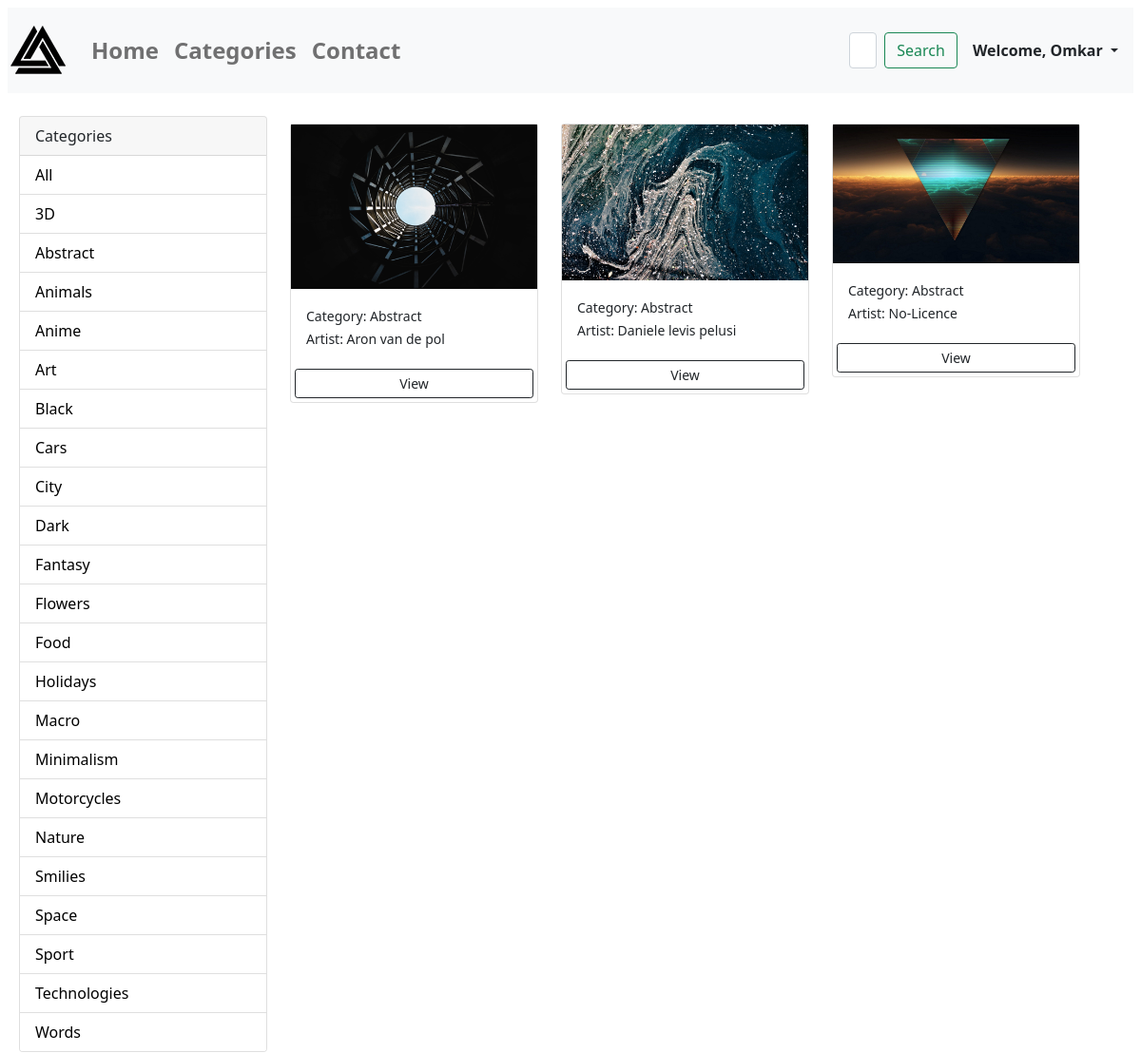
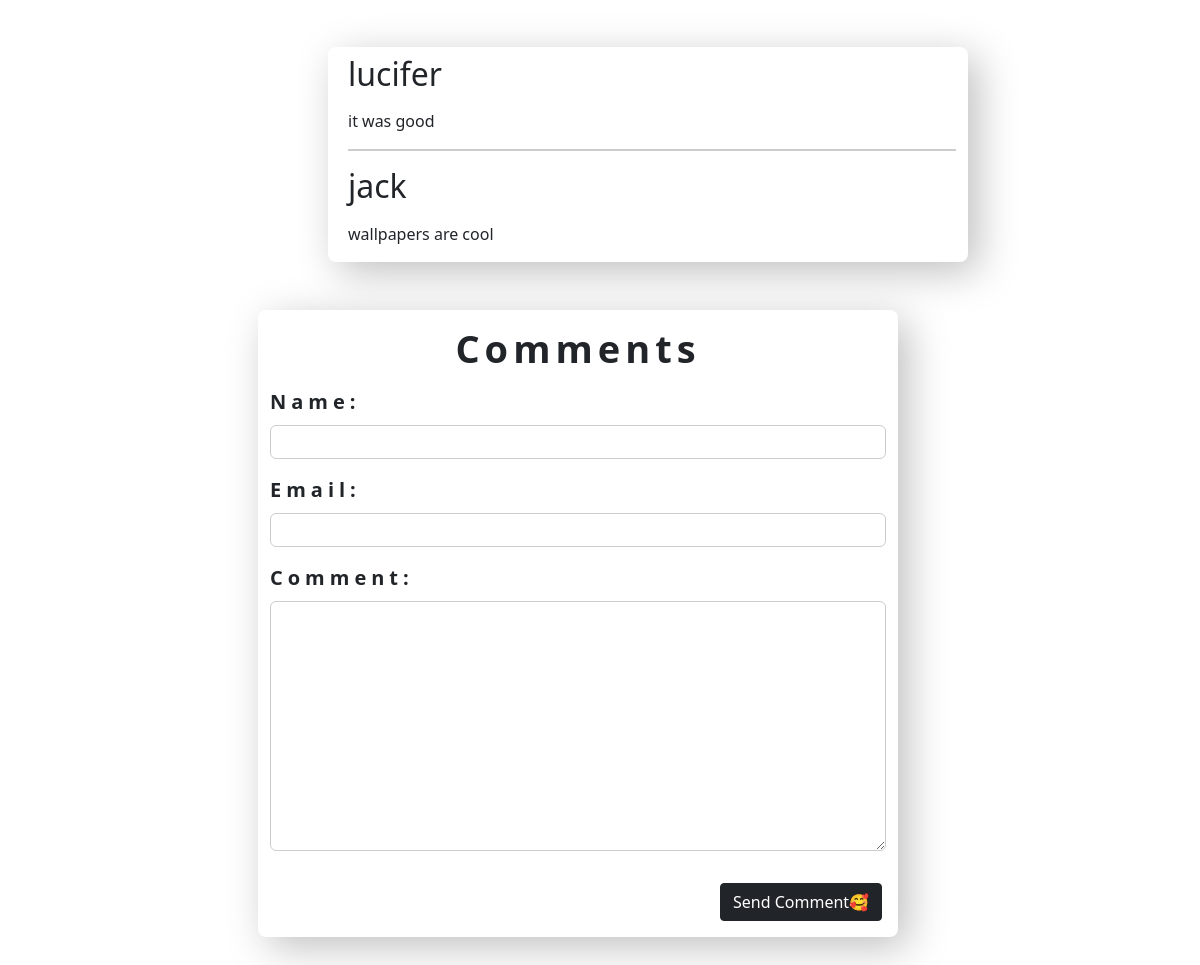
The app's page /all-categories/?category=Abstract (signed in) with its own data (2 pictures, top to bottom).
### wallpapers/models.py (models this page shows, shortened)
class Category(models.Model):
    name = models.CharField(max_length=30, null=False)
    class Meta:
        verbose_name_plural = "Category"

class Wallpapers(models.Model):
    category = models.ForeignKey(
        Category, on_delete=models.SET_NULL, null=True, blank=True)
    title = models.CharField(max_length=100)
    image = models.ImageField(upload_to="wallpapers", null=True)
    date = models.DateField(auto_now=True)
    slug = models.SlugField(unique=True, db_index=True)
    author = models.CharField(max_length=40)
    tags = models.ManyToManyField(Tag)
    favourites = models.ManyToManyField(
        User, related_name="favourite", default=None, blank=True)
    likes = models.ManyToManyField(User, default=None)
    class Meta:
        verbose_name_plural = "Wallpapers"

class Comments(models.Model):
    user_name = models.CharField(max_length=80)
    user_email = models.EmailField()
    text = models.TextField(max_length=400)
    class Meta:
        verbose_name_plural = "Comments"

### wallpapers/views.py (the view, shortened to what this page needs)
# urls.py: path('all-categories/', views.AllCategories.as_view(), name="start_page"),
@method_decorator(login_required, name="dispatch")
class AllCategories(View):
    def get(self, request):
        categories = Category.objects.all()
        wallpapers = Wallpapers.objects.all()
        category = request.GET.get('category')
        if category == None:
            wallpapers = Wallpapers.objects.all().order_by("-date")[1:]
        else:
            wallpapers = Wallpapers.objects.filter(
                category__name=category).order_by("-date")
        context = {"categories": categories, "wallpapers": wallpapers,
                   "comment_form": CommentForm(), "comments": Comments.objects.all().order_by("-id")}
        return render(request, "wallpapers/all_categories.html", context)

### wallpapers/forms.py
class CommentForm(forms.ModelForm):
    class Meta:
        model = Comments
        fields = ["user_name", "user_email", "text"]
        labels = {
            "user_name": "Name",
            "user_email": "Email",
            "text": "Comment"
        }

### wallpapers/templates/wallpapers/all_categories.html (shortened to what this page needs)
{% extends 'base.html' %}
{% load static %}
{% block content %}
<body class="m-2 ">
  <div class="container m-0 my-4 ">
      <div class="row ">
        <div class="col-md-3">
          <div class="card">
          <div class="card-header">
            Categories
          </div>
    <ul class="list-group list-group-flush">
      <li class="list-group-item">
        <a href="{% url 'start_page' %}" style="text-decoration:none; color:black;">All</a>
      </li>
      {% for category in categories %}
      <li class="list-group-item">
        <a style="text-decoration:none; color:black;" href="{% url 'start_page' %}?category={{category.name}}">{{category.name}}</a>
      </li>
      {% endfor %}
    </ul>
  </div>
  </div>
  <div class="col-md-9 ">
  <div class="row">
  {% for wallpaper in wallpapers %}
  <div class="col-md-4">
    <div class="card my-2">
      <img class="image-thumbnail" src="{{wallpaper.image.url}}" alt="{{wallpaper.title}}">
        <div class="card-body">
          <small>Category: {{wallpaper.category.name}}</small>
            <div>
              <small>Artist: {{wallpaper.author}}</small>
            </div>
          </div>
          <a href="{% url "detail" wallpaper.slug %}" class="btn btn-outline-dark btn-sm m-1">View</a>
        </div>
      </div>
      {% empty %}
        <h3>No Wallpapers Sorry😥</h3>
      {% endfor %}
    </div>
  </div>
</body>
<section id="comm" >
  <ul>
    {% for comment in comments %}
      <li>
        <h2>{{comment.user_name}}</h2>
        <p>{{comment.text|linebreaks}}</p>
      </li>
  {% endfor %}
  </ul>
</section>
{% include "wallpapers/includes/comment.html" %}
{% endblock content %}

### wallpapers/templates/wallpapers/includes/header.html (shortened to what this page needs)
{% load static %}
<nav class="navbar navbar-expand-lg navbar-light bg-light">
    <a class="navbar-brand fw-bold"><img src="{% static 'logo.png' %}" width="64px" height="64px"></a>
  <div class="collapse navbar-collapse" id="navbarSupportedContent">
    <ul class="navbar-nav mr-auto">
    {% if request.user.is_authenticated %}
      <li class="nav-item active">
        <a class="nav-link fw-bold" style="font-size:24px" href="{% url 'home' %}">Home</a>
      </li>
      <li class="nav-item">
        <a class="nav-link fw-bold" style="font-size:24px" href="{% url 'start_page' %}">Categories </a>
      </li>
      <li class="nav-item">
        <a class="nav-link fw-bold" style="font-size:24px" href="mailto:omkartikare55@gmail.com">Contact </a>
      </li>
    {% endif %}
    </ul>
    {% if request.user.is_authenticated %}
    <form class="form-inline my-2 my-lg-0" style="margin-left:29rem; display:flex;" method='get' action='/search'>
      <input class="form-control mr-sm-2" name="search" id="search" type="search" placeholder="Search" aria-label="Search">
      <button class="btn btn-outline-success my-2 my-sm-0" style="margin-left:8px" type="submit">Search</button>
    </form>
      <ul class="navbar-nav me-auto mb-2 mb-lg-0">
          {% if request.user.is_authenticated %}
           <li class="nav-item dropdown mx-2">
              <a class="nav-link dropdown-toggle text-dark   fw-bold" href="#" id="profileDropdown" role="button" data-bs-toggle="dropdown" aria-expanded="false">
                Welcome, {{request.user.username | capfirst}}
              </a>
            </li>
            {% endif %}
          </ul>
    {% endif %}
  </div>
</nav>

### wallpapers/static/wallpapers/comment.css (style rules this page uses)
.ffields label { font-weight: bold; margin-bottom: 0.5rem; display: block; font-size: 20px; letter-spacing: 5px; }
.ffields input, .ffields textarea { display: block; width: 100%; max-width: 100%; padding: 0.25rem; border-radius: 6px; border: 1px solid #ccc; }
#comm { margin: 3rem 0 0 320px; border-radius: 8px; width: 90%; max-width: 40rem; background-color: #ffffff; box-shadow: 10px 10px 40px rgba(0, 0, 0, 0.25); }
#comm ul { list-style: none; margin: 0; padding: 0; }
#comm li { margin-left: 0.5rem; margin-top: 0.5rem; margin-bottom: 1rem; border-bottom: 2px solid #ccc; }
#comm li:last-of-type { border-bottom: none; }

### records on screen
Category: name "3D"
Category: name "Abstract"
Category: name "Animals"
Category: name "Anime"
Category: name "Art"
Category: name "Black"
Category: name "Cars"
Category: name "City"
Category: name "Dark"
Category: name "Fantasy"
Category: name "Flowers"
Category: name "Food"
Category: name "Holidays"
Category: name "Macro"
Category: name "Minimalism"
Category: name "Motorcycles"
Category: name "Nature"
Category: name "Smilies"
Category: name "Space"
Category: name "Sport"
Category: name "Technologies"
Category: name "Words"
Wallpapers: image (picture), category.name "Abstract", author "Aron van de pol"
Wallpapers: image (picture), category.name "Abstract", author "Daniele levis pelusi"
Wallpapers: image (picture), category.name "Abstract", author "No-Licence"
Comments: user_name "lucifer", text "it was good"
Comments: user_name "jack", text "wallpapers are cool"

### other values on screen
{{ request.user.username | capfirst }} "Omkar"
